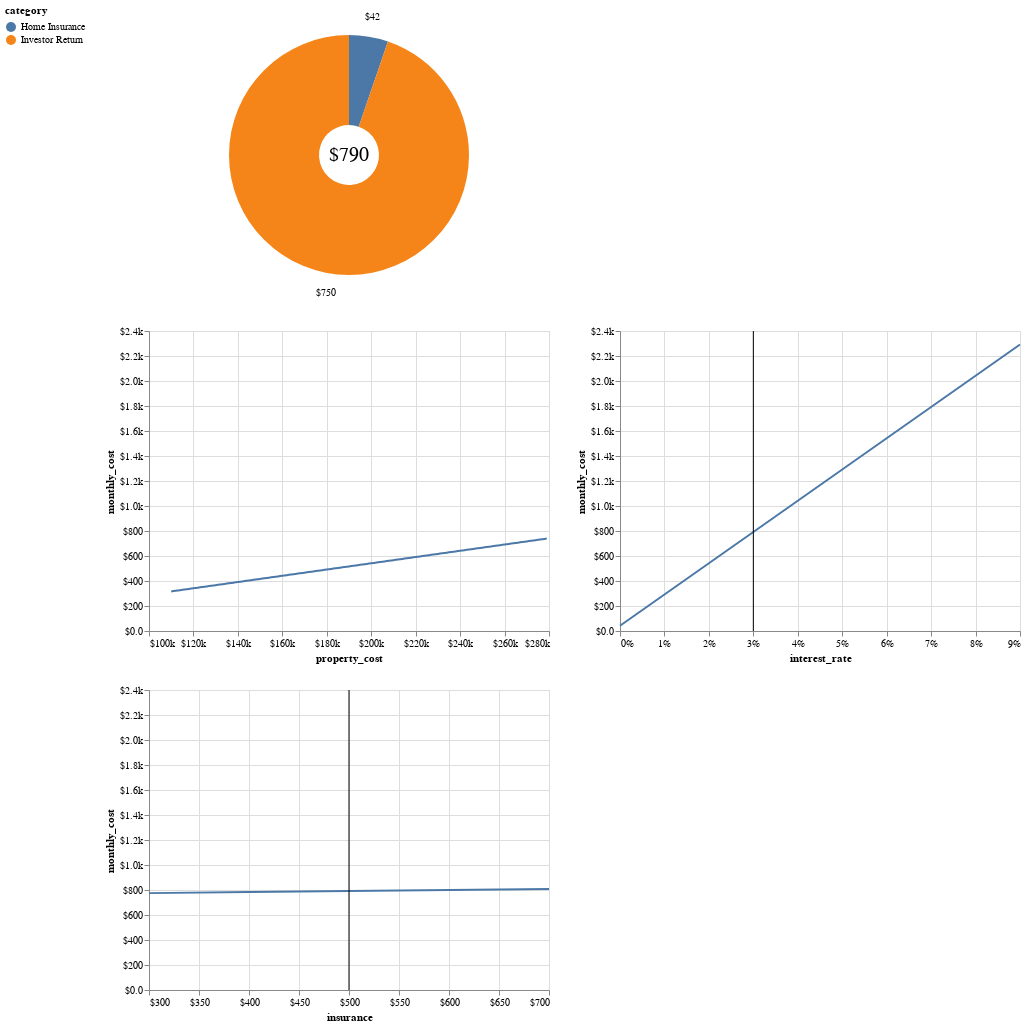

Notebook cell for this chart:
### Code cell
generate_plot(
    lambda property_cost, interest_rate, insurance: {
        "Home Insurance": insurance / 12,
        "Investor Return": property_cost * interest_rate / 12
    },
    property_cost=Variable("Purchase price", 110 * 1000, 280 * 1000, 1000, 300 * 1000, '$'),
    interest_rate=Variable("Investor interest rate", 0, 0.10, 0.01, 0.03, '%'),
    insurance=Variable("Home Insurance (annual)", 300, 800, 100, 500, '$')
)

### Figure 1 — Vega-Lite specification as saved in the notebook (floating-point values rounded to 4 significant figures)
{"config": {"view": {"continuousWidth": 400, "continuousHeight": 300}}, "vconcat": [{"layer": [{"mark": {"type": "arc", "innerRadius": 30, "outerRadius": 120}, "encoding": {"color": {"field": "category", "legend": {"orient": "left"}, "type": "nominal"}, "theta": {"field": "cost", "stack": true, "type": "quantitative"}, "tooltip": [{"field": "category", "type": "nominal"}, {"field": "cost", "type": "quantitative"}]}, "transform": [{"calculate": "if((datum.category === 'Investor Return'),((selector042.property_cost * selector043.interest_rate) / 12),if((datum.category === 'Home Insurance'),(selector044.insurance / 12),null))", "as": "cost"}]}, {"mark": {"type": "text", "radius": 140, "size": 10}, "encoding": {"text": {"field": "cost", "format": "$.2s", "type": "quantitative"}, "theta": {"field": "cost", "stack": true, "type": "quantitative"}, "tooltip": [{"field": "category", "type": "nominal"}, {"field": "cost", "type": "quantitative"}]}, "transform": [{"calculate": "if((datum.category === 'Investor Return'),((selector042.property_cost * selector043.interest_rate) / 12),if((datum.category === 'Home Insurance'),(selector044.insurance / 12),null))", "as": "cost"}]}, {"mark": {"type": "text", "radius": 0, "size": 20}, "encoding": {"text": {"aggregate": "sum", "field": "cost", "format": "$.2s", "type": "quantitative"}}, "transform": [{"calculate": "if((datum.category === 'Investor Return'),((selector042.property_cost * selector043.interest_rate) / 12),if((datum.category === 'Home Insurance'),(selector044.insurance / 12),null))", "as": "cost"}]}], "data": {"name": "data-eae6dec07e195428d280fc680bb31fd7"}}, {"concat": [{"layer": [{"mark": "line", "encoding": {"x": {"axis": {"format": "$.2s"}, "field": "property_cost", "type": "quantitative"}, "y": {"axis": {"format": "$.2s"}, "field": "monthly_cost", "type": "quantitative"}}, "transform": [{"calculate": "((0 + (selector044.insurance / 12)) + ((datum.property_cost * selector043.interest_rate) / 12))", "as": "monthly_cost"}]}, {"mark": "point", "encoding": {"opacity": {"value": 0}, "x": {"field": "property_cost", "type": "quantitative"}}, "selection": {"selector042": {"type": "single", "on": "mouseover", "nearest": true, "fields": ["property_cost"], "init": {"property_cost": 300000}}}}, {"mark": "rule", "encoding": {"x": {"field": "property_cost", "type": "quantitative"}}, "transform": [{"filter": {"selection": "selector042"}}]}], "data": {"sequence": {"start": 110000, "stop": 280000, "step": 1000, "as": "property_cost"}}}, {"layer": [{"mark": "line", "encoding": {"x": {"axis": {"format": "%"}, "field": "interest_rate", "type": "quantitative"}, "y": {"axis": {"format": "$.2s"}, "field": "monthly_cost", "type": "quantitative"}}, "transform": [{"calculate": "((0 + (selector044.insurance / 12)) + ((selector042.property_cost * datum.interest_rate) / 12))", "as": "monthly_cost"}]}, {"mark": "point", "encoding": {"opacity": {"value": 0}, "x": {"field": "interest_rate", "type": "quantitative"}}, "selection": {"selector043": {"type": "single", "on": "mouseover", "nearest": true, "fields": ["interest_rate"], "init": {"interest_rate": 0.03}}}}, {"mark": "rule", "encoding": {"x": {"field": "interest_rate", "type": "quantitative"}}, "transform": [{"filter": {"selection": "selector043"}}]}], "data": {"sequence": {"start": 0, "stop": 0.1, "step": 0.01, "as": "interest_rate"}}}, {"layer": [{"mark": "line", "encoding": {"x": {"axis": {"format": "$.2s"}, "field": "insurance", "type": "quantitative"}, "y": {"axis": {"format": "$.2s"}, "field": "monthly_cost", "type": "quantitative"}}, "transform": [{"calculate": "((0 + (datum.insurance / 12)) + ((selector042.property_cost * selector043.interest_rate) / 12))", "as": "monthly_cost"}]}, {"mark": "point", "encoding": {"opacity": {"value": 0}, "x": {"field": "insurance", "type": "quantitative"}}, "selection": {"selector044": {"type": "single", "on": "mouseover", "nearest": true, "fields": ["insurance"], "init": {"insurance": 500}}}}, {"mark": "rule", "encoding": {"x": {"field": "insurance", "type": "quantitative"}}, "transform": [{"filter": {"selection": "selector044"}}]}], "data": {"sequence": {"start": 300, "stop": 800, "step": 100, "as": "insurance"}}}], "columns": 2, "resolve": {"scale": {"y": "shared"}}}], "$schema": "https://vega.github.io/schema/vega-lite/v4.17.0.json", "datasets": {"data-eae6dec07e195428d280fc680bb31fd7": [{"category": "Home Insurance"}, {"category": "Investor Return"}]}}
